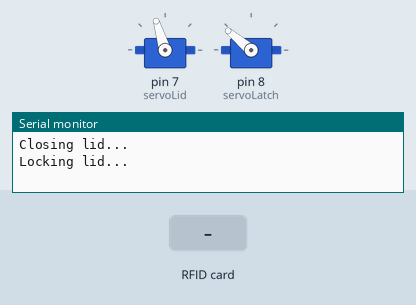
Simulated run of this sketch. Board: Arduino Uno, built with avr-gcc and run on an emulated ATmega328P. Parts: 2 × servo, the last lines printed to the serial monitor. Inputs (shaded band) come from the test bench.

Above: at 1.8 s.
1.9 s: RFID card D4 37 43 73 held to the reader
At 2.39 s:
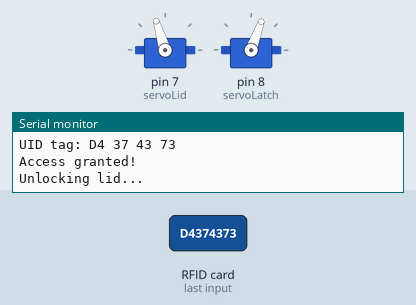
At 3.5 s:
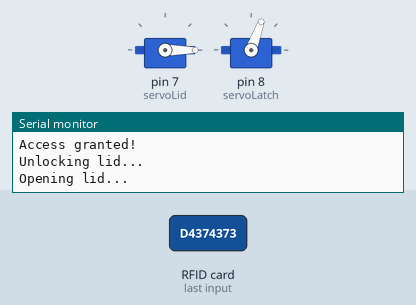
4.0 s: RFID card 5E 7A 19 C4 held to the reader
Timing chart, 0 to 7.0 s (numbered marks = the images above; inputs shaded):
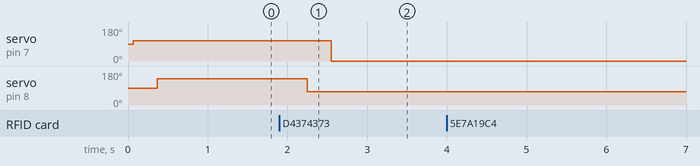

The sketch:

treasure-box.ino
```cpp
#include <Servo.h>
#include <MFRC522.h>

Servo servoLid;
Servo servoLatch;
MFRC522 sensorOpen(10, 9);
bool isOpen;

void setup() {
  Serial.begin(57600);
  while (!Serial);
  Serial.println("Starting up...");
  SPI.begin();
  sensorOpen.PCD_Init();
  delay(10);
  sensorOpen.PCD_DumpVersionToSerial();
  Serial.println(F("Scan PICC to see UID, SAK, type, and data blocks..."));

  servoLid.attach(7);
  servoLatch.attach(8);
  closeLid();
  lock();
  // unlock();
  // openLid();
}

void loop() {
  if (!sensorOpen.PICC_IsNewCardPresent()) {
    // Serial.println("No card present");
    delay(500);
    return;
  }

  if (!sensorOpen.PICC_ReadCardSerial()) {
    Serial.println("Card read failed");
    delay(500);
    return;
  }

  Serial.print("UID tag: ");
  String uuid = readUUID();
  Serial.println(uuid);

  if (uuid != "D4 37 43 73") { // card
  // if (uuid != "C0 4B 19 A4") { // fob
    Serial.println("Access denied!");
    delay(500);
    return;
  }

  Serial.println("Access granted!");

  if (isOpen) {
    closeLid();
    lock();
  } else {
    unlock();
    openLid();
  }

  delay(750);
}

void openLid() {
  Serial.println("Opening lid...");
  servoLid.write(0);
  awaitReposition();
  isOpen = true;
}

void closeLid() {
  Serial.println("Closing lid...");
  servoLid.write(107);
  awaitReposition();
  isOpen = false;
}

void lock() {
  Serial.println("Locking lid...");
  servoLatch.write(140);
  awaitReposition();
}

void unlock() {
  Serial.println("Unlocking lid...");
  servoLatch.write(70);
  awaitReposition();
}

void awaitReposition() {
  delay(300);
}

String readUUID() {
  String content= "";
  byte letter;
  for (byte i = 0; i < sensorOpen.uid.size; i++)
  {
     content.concat(String(sensorOpen.uid.uidByte[i] < 0x10 ? " 0" : " "));
     content.concat(String(sensorOpen.uid.uidByte[i], HEX));
  }
  content.toUpperCase();
  return content.substring(1);
}
```

Measured:
- after the input at 1.9 s, servo on pin 7 (servoLid): 107° → 0° after 0.65 s; servo on pin 8 (servoLatch): 140° → 70° after 0.35 s
